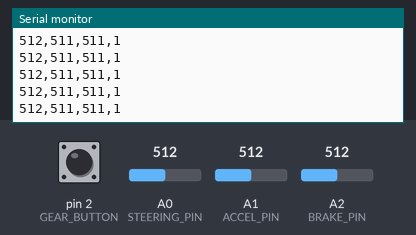
A sketch run on a simulated Arduino Uno, built with avr-gcc and run on an emulated ATmega328P. Parts: the last lines printed to the serial monitor. The test bench sets the inputs (shaded band); at power-on: A1 (ACCEL_PIN) = 512, pin 2 (GEAR_BUTTON) HIGH, A0 (STEERING_PIN) = 512, A2 (BRAKE_PIN) = 512.

Above: at 4.2 s.
4.3 s: A1 (ACCEL_PIN) set to 905
At 4.35 s:
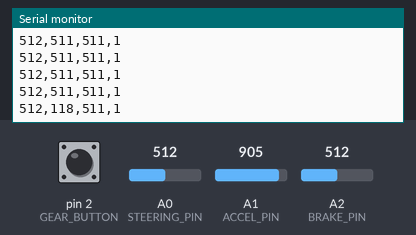
7.3 s: A1 (ACCEL_PIN) set to 933
At 7.31 s:
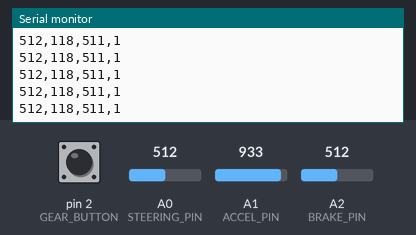
Timing chart, 0 to 10.3 s (numbered marks = the images above; inputs shaded):
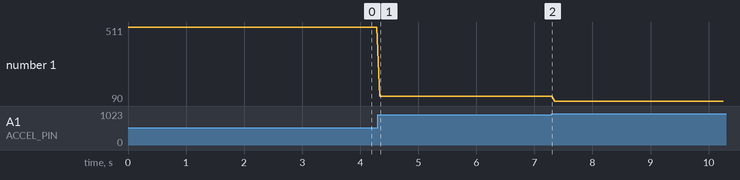

Measured:
- after the input at 4.3 s, the serial monitor: prints a new line at once (image 1)
- plotted number 1: 511 → 118 after the input at 4.3 s, 118 → 90 after the input at 7.3 s

The sketch:

parking.ino
```cpp
#define STEERING_PIN A0  // Potentiometer for steering
#define ACCEL_PIN A1     // LDR for accelerator
#define BRAKE_PIN A2     // LDR for braking
#define GEAR_BUTTON 2    // Button to toggle Drive/Reverse

bool isDriveMode = true; // Default: Drive mode

void setup() {
  Serial.begin(9600);
  pinMode(GEAR_BUTTON, INPUT_PULLUP);  // Button with internal pull-up resistor
}

void loop() {
  int steering = analogRead(STEERING_PIN);
  int accelRaw = analogRead(ACCEL_PIN);
  int brakeRaw = analogRead(BRAKE_PIN);
  bool buttonState = digitalRead(GEAR_BUTTON);

  // Toggle gear when button is pressed
  static bool lastButtonState = HIGH;
  if (buttonState == LOW && lastButtonState == HIGH) {
    isDriveMode = !isDriveMode;  // Toggle gear mode
  }
  lastButtonState = buttonState;

  // **Invert LDR readings** (Darker = More Speed, Brighter = Less Speed)
  int accel = map(accelRaw, 1023, 0, 0, 1023); // Darker = More Speed
  int brake = map(brakeRaw, 1023, 0, 0, 1023); // Darker = More Braking

  // Send data as "steering,accel,brake,gear"
  Serial.print(steering);
  Serial.print(",");
  Serial.print(accel);
  Serial.print(",");
  Serial.print(brake);
  Serial.print(",");
  Serial.println(isDriveMode); // 1 = Drive, 0 = Reverse

  delay(50);  // Small delay to stabilize readings
}
```
